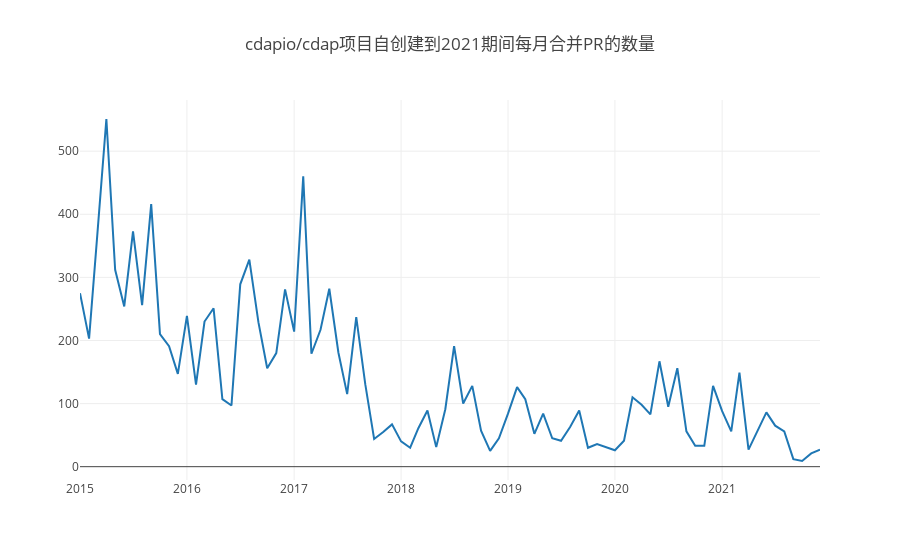

The notebook cell saved with this chart:
### Markdown cell above
## 3.2 每月合入PR的个数

### Code cell
//每月合入PR的个数
query(
    `select year, month, count(issue_id) AS PRMergeCount
    from 
    (
        select toYear(pull_merged_at) AS year, toMonth(pull_merged_at) AS month, issue_id
        from github_log.events
        where repo_id = 22542759
            and type = 'PullRequestEvent'
            and pull_merged = 1
            and toYear(pull_merged_at) < 2022
    )t1
    group by (year, month)
    order by (year, month)`
).then(data=> {
    var year = [], month = [], PRMergeCount = [];
    year = data.map(d => d.year);
    month = data.map(d => d.month);
    PRMergeCount = data.map(d => d.PRMergeCount);
    

    var xAxis = [];
    var tableList = [];
    for(var i=0; i<year.length; i++){
        xAxis.push(year[i]+'-'+month[i].toString().padStart(2, '0'));
        tableList.push([xAxis[i], PRMergeCount[i]])
    }
    openDigger.render.plotly([
        {x: xAxis, y: PRMergeCount, mode: 'scatter', name: 'PR合并月数量'}
    ], {
        title: 'cdapio/cdap项目自创建到2021期间每月合并PR的数量',
        xais: {type: 'category'}
    });
    console.table(tableList.map((l, i) => {
        return {
            '日期': l[0],
            'PR合入月量': l[1]
        }
    }));
})

### Figure 1 — Plotly figure (JSON) as saved in the notebook; plotly's stock layout.template omitted (floating-point values rounded to 4 significant figures)
{"data": [{"mode": "scatter", "name": "PR合并月数量", "x": ["2015-01", "2015-02", "2015-03", "2015-04", "2015-05", "2015-06", "2015-07", "2015-08", "2015-09", "2015-10", "2015-11", "2015-12", "2016-01", "2016-02", "2016-03", "2016-04", "2016-05", "2016-06", "2016-07", "2016-08", "2016-09", "2016-10", "2016-11", "2016-12", "2017-01", "2017-02", "2017-03", "2017-04", "2017-05", "2017-06", "2017-07", "2017-08", "2017-09", "2017-10", "2017-11", "2017-12", "2018-01", "2018-02", "2018-03", "2018-04", "2018-05", "2018-06", "2018-07", "2018-08", "2018-09", "2018-10", "2018-11", "2018-12", "2019-01", "2019-02", "2019-03", "2019-04", "2019-05", "2019-06", "2019-07", "2019-08", "2019-09", "2019-10", "2019-11", "2019-12", "2020-01", "2020-02", "2020-03", "2020-04", "2020-05", "2020-06", "2020-07", "2020-08", "2020-09", "2020-10", "2020-11", "2020-12", "2021-01", "2021-02", "2021-03", "2021-04", "2021-05", "2021-06", "2021-07", "2021-08", "2021-09", "2021-10", "2021-11", "2021-12"], "y": ["275", "203", "367", "551", "312", "254", "373", "256", "416", "210", "191", "147", "239", "130", "230", "251", "107", "97", "289", "328", "229", "156", "180", "281", "214", "460", "179", "217", "282", "181", "115", "237", "130", "44", "55", "67", "40", "30", "61", "89", "31", "91", "191", "100", "128", "57", "25", "45", "84", "126", "107", "52", "84", "45", "41", "63", "89", "30", "36", "31", "26", "41", "110", "98", "83", "167", "95", "156", "56", "33", "33", "128", "88", "56", "149", "27", "57", "86", "65", "56", "12", "9", "21", "27"]}], "layout": {"autosize": true, "title": {"text": "cdapio/cdap项目自创建到2021期间每月合并PR的数量"}, "xais": {"type": "category"}, "xaxis": {"autorange": true, "range": ["2015-01-01", "2021-12-01"], "type": "date"}, "yaxis": {"autorange": true, "range": [-21.11, 581.1], "type": "linear"}}}
